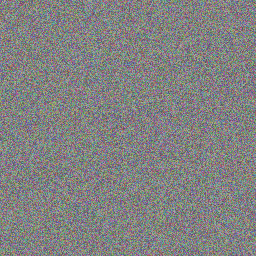
#> input picture true_dwt_test.png, 256 x 256 px
$ python dwt_algorithm.py
#> lines starting #> are read from the running program, lines starting #| are printed output that depends on the picture
import numpy as np
import cv2
import time
import pywt
from skimage.metrics import structural_similarity as ssim
import os


class DWTSteganography:
    def __init__(self):
        self.wavelet = 'haar'
        self.mode = 'periodization'
        self.embedding_strength = 4.0  # Δ for quantization
        self.embed_channel = 0  # Blue channel
        self.quantization_step = 32.0  # Q step for true DWT embedding. Increased for robustness.

    def _ensure_dwt_compatible_size(self, image):
        """Ensure image dimensions are compatible with 2-level DWT"""
        h, w = image.shape[:2]
        # For 2-level DWT, dimensions must be divisible by 4
        new_h = (h // 4) * 4
        new_w = (w // 4) * 4

        if new_h != h or new_w != w:
            image = image[:new_h, :new_w]
            print(f"DEBUG: Resized from {h}x{w} to {new_h}x{new_w} for DWT compatibility")

        return image

    def text_to_binary(self, text: str) -> str:
        return ''.join(format(byte, '08b') for byte in text.encode('utf-8'))

    def binary_to_text(self, binary: str) -> str:
        if len(binary) % 8 != 0:
            return "Error: Binary string length is not a multiple of 8"
        try:
            b = bytearray(int(binary[i:i+8], 2) for i in range(0, len(binary), 8))
            # Use 'strict' to catch errors, which indicates corruption
            return b.decode('utf-8', errors='strict').rstrip('\x00')
        except UnicodeDecodeError:
            return "Error: Failed to decode UTF-8 string. Data may be corrupt."
        except Exception as e:
            return f"Error: Extraction failed during binary to text conversion: {e}"

    def _dwt_quantization_embed(self, coeff, bit, Q):
        """Quantization Index Modulation (QIM) embedding with dithers.
        Uses two cosets separated by Q/2: d0=0 for bit 0, d1=Q/2 for bit 1.
        """
        dither = 0.0 if bit == '0' else (Q / 2.0)
        return Q * np.round((coeff - dither) / Q) + dither

    def _dwt_quantization_extract(self, coeff, Q):
        """QIM extraction: decide which dithered lattice the coeff is closer to."""
        # Distance to bit 0 lattice (dither = 0)
        recon0 = Q * np.round(coeff / Q)
        dist0 = abs(coeff - recon0)
        # Distance to bit 1 lattice (dither = Q/2)
        recon1 = Q * np.round((coeff - (Q / 2.0)) / Q) + (Q / 2.0)
        dist1 = abs(coeff - recon1)
        return '1' if dist1 < dist0 else '0'

    # [26 lines left out: functions _adaptive_quantization_embed, _adaptive_quantization_extract, not called in this run]

    def embed_text(self, image_path: str, secret_text: str):
        """True DWT steganography embedding"""
#> called with image_path = 'true_dwt_test.png', secret_text = 'DWT'
        start_time = time.time()

        print(f"DEBUG: Embedding '{secret_text}' using TRUE DWT steganography")

        image = cv2.imread(image_path)
#> image is the input picture: shape (256, 256, 3); mean B, G, R 129.4, 129.6, 129.5
        if image is None:
            raise ValueError("Could not read image")

        # Ensure DWT-compatible dimensions
        image = self._ensure_dwt_compatible_size(image)
        original_image = image.copy()

        # Work with floating point
        float_image = image.astype(np.float64)
        channel = float_image[:, :, self.embed_channel]
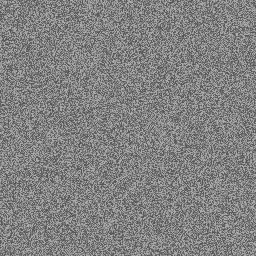
#> channel: shape (256, 256) float64; min 80, max 179, mean 129.4

        # Prepare message with length header
        text_binary = self.text_to_binary(secret_text)
        text_length_in_bytes = len(text_binary) // 8
        header = format(text_length_in_bytes, '024b')  # 24-bit header for byte length
        full_message = header + text_binary

        print(f"DEBUG: Message length: {len(full_message)} bits")
        print(f"DEBUG: Header: {header} (text length in bytes: {text_length_in_bytes})")

        # 2-level DWT decomposition (TRUE DWT)
        coeffs = pywt.wavedec2(channel, self.wavelet, level=2, mode=self.mode)
#> coeffs = 3 items

        # Extract subbands: [cA2, (cH2, cV2, cD2), (cH1, cV1, cD1)]
        cA2 = coeffs[0]
        cH2, cV2, cD2 = coeffs[1]  # Level 2 details
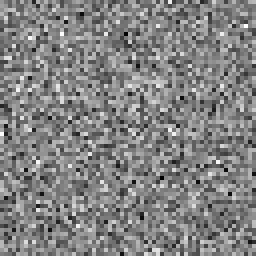
#> cH2: shape (64, 64) float64 (shown 4 times larger); min -98.5, max 92.5, mean -0.3; drawn with min black and max white
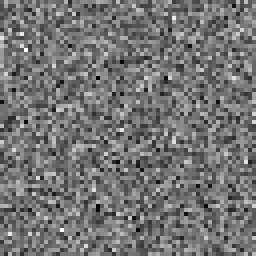
#> cV2: shape (64, 64) float64 (shown 4 times larger); min -94.75, max 113, mean 0.1; drawn with min black and max white
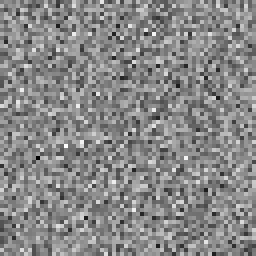
#> cD2: shape (64, 64) float64 (shown 4 times larger); min -112.8, max 97.25, mean -0.3; drawn with min black and max white
        cH1, cV1, cD1 = coeffs[2]  # Level 1 details
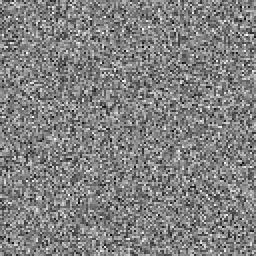
#> cH1: shape (128, 128) float64 (shown 2 times larger); min -93, max 91, mean 0.3; drawn with min black and max white
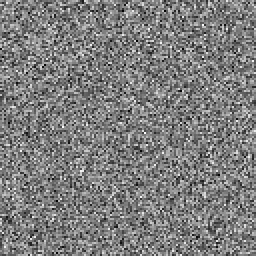
#> cV1: shape (128, 128) float64 (shown 2 times larger); min -88, max 90, mean 0; drawn with min black and max white
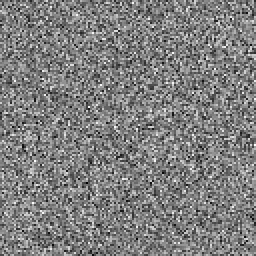
#> cD1: shape (128, 128) float64 (shown 2 times larger); min -89.5, max 90, mean 0.1; drawn with min black and max white

        # Use mid-frequency coefficients (cH2) for embedding - standard in DWT steganography
        embed_coeffs = cH2.flatten()
#> embed_coeffs = 4096 values, max 92.5 at index 445, min -98.5 at index 2856, mean -0.332
        print(f"DEBUG: Available mid-frequency coefficients: {len(embed_coeffs)}")
#| DEBUG: Available mid-frequency coefficients: 4096

        if len(full_message) > len(embed_coeffs):
            raise ValueError(f"Message too long for DWT capacity: {len(full_message)} > {len(embed_coeffs)}")

        # True DWT embedding using quantization
        modified_coeffs = embed_coeffs.copy()
#> modified_coeffs has the same summary as embed_coeffs
        base_Q = self.quantization_step

        for i, bit in enumerate(full_message):
            # Use fixed quantization for robustness
            modified_coeffs[i] = self._dwt_quantization_embed(
                embed_coeffs[i], bit, base_Q
            )
#> after the loop, modified_coeffs = 4096 values, max 92.5 at index 445, min -98.5 at index 2856, mean -0.329

        # Reconstruct DWT with modified coefficients
        modified_cH2 = modified_coeffs.reshape(cH2.shape)
        modified_coeffs_struct = [cA2, (modified_cH2, cV2, cD2), (cH1, cV1, cD1)]

        # Inverse DWT
        stego_channel = pywt.waverec2(modified_coeffs_struct, self.wavelet, mode=self.mode)

        # Handle reconstruction size differences
        if stego_channel.shape != channel.shape:
            min_h = min(stego_channel.shape[0], channel.shape[0])
            min_w = min(stego_channel.shape[1], channel.shape[1])
            stego_channel = stego_channel[:min_h, :min_w]
            float_image = float_image[:min_h, :min_w]

        # Update stego image
        float_image[:, :, self.embed_channel] = stego_channel
        stego_image = np.clip(float_image, 0, 255).astype(np.uint8)

        embedding_time = time.time() - start_time

        # Calculate metrics
        metrics = self.calculate_real_metrics(original_image, stego_image)
#> in calculate_real_metrics, `mse = np.mean((orig_f - steg_f) ** 2)`: mse = 0.0255
#> in calculate_real_metrics, `psnr = 100.0 if mse == 0 else 20 * np.log10(255.0 / np.sqrt(mse))`: psnr = 64.07
#> in calculate_real_metrics, `ssim_val = np.mean([ssim(original[:, :, i], stego[:, :, i], data_range..`: ssim_val = 1
#> metrics = {'mse': 0.0255, 'psnr': 64.07, 'snr': 64.07, 'ssim': 1}
        metrics.update({
            'embedding_time': embedding_time,
            'text_length': text_length_in_bytes,
            'bits_embedded': len(full_message),
            'capacity': len(embed_coeffs),
            'capacity_usage': (len(full_message) / len(embed_coeffs)) * 100,
            'wavelet': self.wavelet,
            'embedding_channel': 'Blue',
            'embedding_strength': self.embedding_strength,
            'dwt_levels': 2,
            'embedding_domain': 'Mid-frequency DWT coefficients (cH2)'
        })

        print(f"DEBUG: True DWT embedding complete - PSNR: {metrics['psnr']:.2f} dB")
#| DEBUG: True DWT embedding complete - PSNR: 64.07 dB
        return stego_image, metrics

    def extract_text(self, stego_image_path: str):
        """True DWT steganography extraction"""
        start_time = time.time()

        try:
            print(f"DEBUG: Extracting using TRUE DWT steganography from {stego_image_path}")

            stego_image = cv2.imread(stego_image_path)
            if stego_image is None:
                return "Error: Could not read stego image", 0.0

            # Ensure DWT-compatible dimensions
            stego_image = self._ensure_dwt_compatible_size(stego_image)
            channel = stego_image[:, :, self.embed_channel].astype(np.float64)

            # 2-level DWT decomposition (same as embedding)
            coeffs = pywt.wavedec2(channel, self.wavelet, level=2, mode=self.mode)
            cH2 = coeffs[1][0]  # Mid-frequency coefficients

            extract_coeffs = cH2.flatten()
            print(f"DEBUG: Extracting from {len(extract_coeffs)} coefficients")

            # Extract header (24 bits)
            header_bits = []
            base_Q = self.quantization_step

            for i in range(24):
                if i >= len(extract_coeffs):
                    return "Error: Not enough coefficients for header", time.time() - start_time

                # Use fixed quantization for robustness
                bit = self._dwt_quantization_extract(extract_coeffs[i], base_Q)
                header_bits.append(bit)

            header_str = ''.join(header_bits)
            print(f"DEBUG: Extracted header: {header_str}")

            try:
                text_length_in_bytes = int(header_str, 2)
                print(f"DEBUG: Decoded text length: {text_length_in_bytes} bytes")
            except ValueError:
                return "Error: Invalid header format", time.time() - start_time

            # Set a reasonable limit for message size in bytes
            if text_length_in_bytes <= 0 or text_length_in_bytes > len(extract_coeffs):
                return f"Error: Invalid text length in header: {text_length_in_bytes} bytes", time.time() - start_time

            # Extract message bits
            message_bits = []
            required_bits = text_length_in_bytes * 8

            if 24 + required_bits > len(extract_coeffs):
                return "Error: Not enough coefficients for full message", time.time() - start_time

            for i in range(24, 24 + required_bits):
                if i >= len(extract_coeffs):
                    return "Error: Not enough coefficients for full message", time.time() - start_time
                # Use fixed quantization for robustness
                bit = self._dwt_quantization_extract(extract_coeffs[i], base_Q)
                message_bits.append(bit)

            message_binary = ''.join(message_bits)
            extracted_text = self.binary_to_text(message_binary)

            print(f"DEBUG: Successfully extracted: '{extracted_text}'")

            extraction_time = time.time() - start_time
            return extracted_text, extraction_time

        except Exception as e:
            print(f"DEBUG: Extraction error: {e}")
            import traceback
            traceback.print_exc()
            return f"Error: {str(e)}", time.time() - start_time

    def calculate_real_metrics(self, original, stego):
        """Calculate image quality metrics"""
        if original.shape != stego.shape:
            min_h = min(original.shape[0], stego.shape[0])
            min_w = min(original.shape[1], stego.shape[1])
            original = original[:min_h, :min_w]
            stego = stego[:min_h, :min_w]

        orig_f = original.astype(np.float64)
        steg_f = stego.astype(np.float64)

        mse = np.mean((orig_f - steg_f) ** 2)
        psnr = 100.0 if mse == 0 else 20 * np.log10(255.0 / np.sqrt(mse))

        if len(original.shape) == 3:
            ssim_val = np.mean([ssim(original[:, :, i], stego[:, :, i], data_range=255) for i in range(3)])
        else:
            ssim_val = ssim(original, stego, data_range=255)

        return {'mse': float(mse), 'psnr': float(psnr), 'snr': float(psnr), 'ssim': float(ssim_val)}

    # [19 lines left out: function analyze_image, not called in this run]

    def save_stego_image(self, stego_array, output_path):
        """Save stego image with maximum quality preservation"""
        try:
            # PNG with no compression to preserve DWT coefficients
            success = cv2.imwrite(output_path, stego_array, [cv2.IMWRITE_PNG_COMPRESSION, 0])
            return success
        except Exception as e:
            print(f"Error saving image: {e}")
            return False

    # [4 lines left out: function detect_steganography, not called in this run]


# Test the TRUE DWT implementation
if __name__ == "__main__":
    print("Testing TRUE DWT Steganography (Mathematically Correct)")
    print("=" * 60)

    dwt = DWTSteganography()

    # Create a proper test image
    test_image = "true_dwt_test.png"
    if not os.path.exists(test_image):
        # Create 256x256 image (divisible by 4 for 2-level DWT)
        test_img = np.random.randint(80, 180, (256, 256, 3), dtype=np.uint8)
        cv2.imwrite(test_image, test_img)
        print(f"Created test image: {test_image}")

    try:
        # Test with proper DWT steganography
        secret = "DWT"  # Start simple
        print(f"\nTesting TRUE DWT with message: '{secret}'")

        # Embed using true DWT
        stego, metrics = dwt.embed_text(test_image, secret)
#> metrics = 14 items
        print(f" True DWT embedding successful")
        print(f"  PSNR: {metrics['psnr']:.2f} dB")
#|   PSNR: 64.07 dB
        print(f"  Embedding domain: {metrics['embedding_domain']}")
#|   Embedding domain: Mid-frequency DWT coefficients (cH2)
        print(f"  DWT levels: {metrics['dwt_levels']}")
#|   DWT levels: 2

        # Save stego image
        output = "true_dwt_stego.png"
        if dwt.save_stego_image(stego, output):
            print(f"✓ Saved to: {output}")

            # Extract using true DWT
            extracted, time_taken = dwt.extract_text(output)
#> in extract_text, `coeffs = pywt.wavedec2(channel, self.wavelet, level=2, mode=self.mode)`: coeffs = 3 items
#> in extract_text, `extract_coeffs = cH2.flatten()`: extract_coeffs = 4096 values, max 92.5 at index 445, min -98.5 at index 2856, mean -0.328
#| DEBUG: Extracting from 4096 coefficients
#> the loop in extract_text, `for i in range(24):` made 24 passes
#> (recon0 in _dwt_quantization_extract, dist0 in _dwt_quantization_extract, recon1 in _dwt_quantization_extract, dist1 in _dwt_quantization_extract, bit) on passes 1 to 12: (0, 0.25, 16, 15.75, '0'), (0, 0.5, -16, 15.5, '0'), (-32, 1.5, -48, 14.5, '0'), (0, 0.75, 16, 15.25, '0'), (-32, 1.25, -48, 14.75, '0'), (32, 1.75, 48, 14.25, '0'), (-32, 0.25, -48, 15.75, '0'), (0, 1, 16, 15, '0'), (-64, 0.75, -80, 15.25, '0'), (32, 0.25, 48, 15.75, '0'), (0, 1.75, -16, 14.25, '0'), (32, 1.25, 48, 14.75, '0')
#> after the loop in extract_text, `for i in range(24):`: header_bits = ['0', '0', '0', '0', '0', '0', '0', '0', '0', '0', '0', '0', '0', '0', '0', '0', '0', '0', '0', '0', '0', '0', '1', '1']
#| DEBUG: Extracted header: 000000000000000000000011
#> in extract_text, `text_length_in_bytes = int(header_str, 2)`: text_length_in_bytes = 3
#| DEBUG: Decoded text length: 3 bytes
#> in extract_text, `required_bits = text_length_in_bytes * 8`: required_bits = 24
#> the loop in extract_text, `for i in range(24, 24 + required_bits):` made 24 passes
#> (recon0 in _dwt_quantization_extract, dist0 in _dwt_quantization_extract, recon1 in _dwt_quantization_extract, dist1 in _dwt_quantization_extract, bit) on passes 1 to 12: (0, 1.5, -16, 14.5, '0'), (-32, 14.25, -16, 1.75, '1'), (0, 0.25, 16, 15.75, '0'), (-32, 0.75, -16, 15.25, '0'), (-64, 1.75, -48, 14.25, '0'), (-32, 16, -16, 3.2e-14, '1'), (0, 1, -16, 15, '0'), (-32, 1.75, -48, 14.25, '0'), (32, 0.25, 16, 15.75, '0'), (0, 15.5, 16, 0.5, '1'), (-32, 1.75, -48, 14.25, '0'), (0, 15, 16, 1, '1')
#> after the loop in extract_text, `for i in range(24, 24 + required_bits):`: message_bits = ['0', '1', '0', '0', '0', '1', '0', '0', '0', '1', '0', '1', '0', '1', '1', '1', '0', '1', '0', '1', '0', '1', '0', '0']
#> in extract_text, `extracted_text = self.binary_to_text(message_binary)`: extracted_text = 'DWT'
#| DEBUG: Successfully extracted: 'DWT'
#> extracted = 'DWT'; time_taken = 0.0226
            print(f"✓ Extraction completed in {time_taken:.3f}s")
#| ✓ Extraction completed in 0.023s
            print(f"  Extracted: '{extracted}'")
#|   Extracted: 'DWT'
            print(f"  Correct: {extracted == secret}")
#|   Correct: True

            if extracted == secret:
                print("\nTRUE DWT STEGANOGRAPHY WORKING CORRECTLY!")
            else:
                print(f"\nMismatch - Expected: '{secret}', Got: '{extracted}'")
        else:
            print("Failed to save stego image")

    except Exception as e:
        print(f"Test failed: {e}")
        import traceback
        traceback.print_exc()

    print("\nAlgorithm Details:")
    print("- 2-level Haar DWT decomposition")
    print("- Mid-frequency coefficient embedding (cH2)")
    print("- Adaptive quantization-based modification")
    print("- Mathematically sound DWT steganography")

$ run again, with comparison_test.png copied over true_dwt_test.png
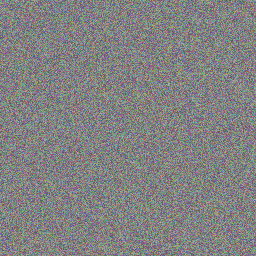
#> input picture comparison_test.png, 256 x 256 px
#> in embed_text, image is the input picture: shape (256, 256, 3); mean B, G, R 129.5, 129.4, 129.4
#> in embed_text, `channel = float_image[:, :, self.embed_channel]`:
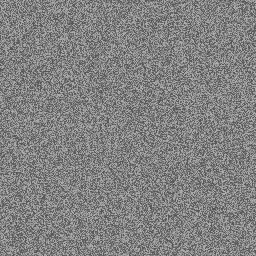
#> channel: shape (256, 256) float64; min 80, max 179, mean 129.5
#> in embed_text, `coeffs = pywt.wavedec2(channel, self.wavelet, level=2, mode=self.mode)`: coeffs = 3 items
#> in embed_text, `cH1, cV1, cD1 = coeffs[2]`:
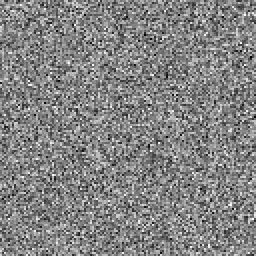
#> cD1: shape (128, 128) float64 (shown 2 times larger); min -90.5, max 85, mean 0.2; drawn with min black and max white
#> embed_coeffs = 4096 values, max 113.8 at index 3377, min -102.8 at index 1486, mean 0.805
#| DEBUG: Available mid-frequency coefficients: 4096
#> in embed_text, `modified_coeffs = embed_coeffs.copy()`: modified_coeffs has the same summary as embed_coeffs
#> after the loop in embed_text, `for i, bit in enumerate(full_message):`: modified_coeffs = 4096 values, max 113.8 at index 3377, min -102.8 at index 1486, mean 0.785
#> mse = 0.0223
#> psnr = 64.64
#> ssim_val = 1
#> in embed_text, `metrics = self.calculate_real_metrics(original_image, stego_image)`: metrics = {'mse': 0.0223, 'psnr': 64.64, 'snr': 64.64, 'ssim': 1}
#| DEBUG: True DWT embedding complete - PSNR: 64.64 dB
#> `stego, metrics = dwt.embed_text(test_image, secret)`: metrics = 14 items
#|   PSNR: 64.64 dB
#|   Embedding domain: Mid-frequency DWT coefficients (cH2)
#|   DWT levels: 2
#> in extract_text, `coeffs = pywt.wavedec2(channel, self.wavelet, level=2, mode=self.mode)`: coeffs = 3 items
#> extract_coeffs = 4096 values, max 113.8 at index 3377, min -102.8 at index 1486, mean 0.787
#| DEBUG: Extracting from 4096 coefficients
#> the loop in extract_text, `for i in range(24):` made 24 passes
#> (recon0 in _dwt_quantization_extract, dist0 in _dwt_quantization_extract, recon1 in _dwt_quantization_extract, dist1 in _dwt_quantization_extract, bit) on passes 1 to 8: (64, 1.42e-14, 80, 16, '0'), (32, 1.5, 48, 14.5, '0'), (0, 0.25, -16, 15.75, '0'), (32, 1.75, 48, 14.25, '0'), (0, 1.5, 16, 14.5, '0'), (0, 4.02e-14, 16, 16, '0'), (32, 1.75, 48, 14.25, '0'), (-32, 0.5, -16, 15.5, '0')
#> after the loop in extract_text, `for i in range(24):`: header_bits = ['0', '0', '0', '0', '0', '0', '0', '0', '0', '0', '0', '0', '0', '0', '0', '0', '0', '0', '0', '0', '0', '0', '1', '1']
#| DEBUG: Extracted header: 000000000000000000000011
#> text_length_in_bytes = 3
#| DEBUG: Decoded text length: 3 bytes
#> required_bits = 24
#> the loop in extract_text, `for i in range(24, 24 + required_bits):` made 24 passes
#> (recon0 in _dwt_quantization_extract, dist0 in _dwt_quantization_extract, recon1 in _dwt_quantization_extract, dist1 in _dwt_quantization_extract, bit) on passes 1 to 8: (-32, 5.68e-14, -16, 16, '0'), (0, 15.25, 16, 0.75, '1'), (-32, 1, -48, 15, '0'), (-32, 0.5, -48, 15.5, '0'), (32, 1, 48, 15, '0'), (-64, 14.25, -48, 1.75, '1'), (32, 0.25, 48, 15.75, '0'), (0, 1.5, 16, 14.5, '0')
#> after the loop in extract_text, `for i in range(24, 24 + required_bits):`: message_bits = ['0', '1', '0', '0', '0', '1', '0', '0', '0', '1', '0', '1', '0', '1', '1', '1', '0', '1', '0', '1', '0', '1', '0', '0']
#> extracted_text = 'DWT'
#| DEBUG: Successfully extracted: 'DWT'
#> time_taken = 0.0257
#| ✓ Extraction completed in 0.026s
#|   Extracted: 'DWT'
#|   Correct: True

$ run again, with synthetic_test_0.png copied over true_dwt_test.png
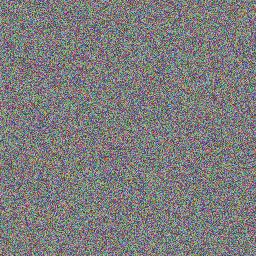
#> input picture synthetic_test_0.png, 256 x 256 px
#> in embed_text, image is the input picture: shape (256, 256, 3); mean B, G, R 124.4, 124.2, 124.7
#> in embed_text, `channel = float_image[:, :, self.embed_channel]`:
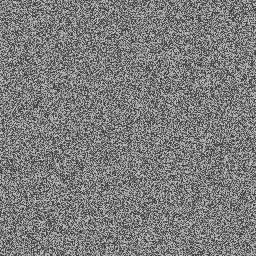
#> channel: shape (256, 256) float64; min 50, max 199, mean 124.4
#> in embed_text, `coeffs = pywt.wavedec2(channel, self.wavelet, level=2, mode=self.mode)`: coeffs = 3 items
#> in embed_text, `cH1, cV1, cD1 = coeffs[2]`:
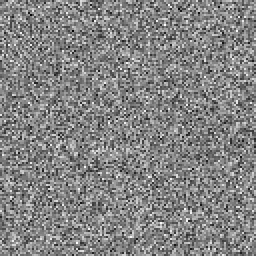
#> cD1: shape (128, 128) float64 (shown 2 times larger); min -143.5, max 134, mean 0.2; drawn with min black and max white
#> embed_coeffs = 4096 values, max 172.3 at index 1256, min -145.5 at index 2822, mean -0.744
#| DEBUG: Available mid-frequency coefficients: 4096
#> in embed_text, `modified_coeffs = embed_coeffs.copy()`: modified_coeffs has the same summary as embed_coeffs
#> after the loop in embed_text, `for i, bit in enumerate(full_message):`: modified_coeffs = 4096 values, max 172.3 at index 1256, min -145.5 at index 2822, mean -0.747
#> mse = 0.0195
#> psnr = 65.22
#> ssim_val = 1
#> in embed_text, `metrics = self.calculate_real_metrics(original_image, stego_image)`: metrics = {'mse': 0.0195, 'psnr': 65.22, 'snr': 65.22, 'ssim': 1}
#| DEBUG: True DWT embedding complete - PSNR: 65.22 dB
#> `stego, metrics = dwt.embed_text(test_image, secret)`: metrics = 14 items
#|   PSNR: 65.22 dB
#|   Embedding domain: Mid-frequency DWT coefficients (cH2)
#|   DWT levels: 2
#> in extract_text, `coeffs = pywt.wavedec2(channel, self.wavelet, level=2, mode=self.mode)`: coeffs = 3 items
#> extract_coeffs = 4096 values, max 173 at index 1256, min -145.5 at index 2822, mean -0.748
#| DEBUG: Extracting from 4096 coefficients
#> the loop in extract_text, `for i in range(24):` made 24 passes
#> (recon0 in _dwt_quantization_extract, dist0 in _dwt_quantization_extract, recon1 in _dwt_quantization_extract, dist1 in _dwt_quantization_extract, bit) on passes 1 to 8: (-32, 1.25, -16, 14.75, '0'), (32, 1.5, 16, 14.5, '0'), (0, 0, 16, 16, '0'), (-32, 1.42e-14, -48, 16, '0'), (-128, 0.25, -112, 15.75, '0'), (0, 0.75, -16, 15.25, '0'), (0, 1.75, 16, 14.25, '0'), (0, 1.5, 16, 14.5, '0')
#> after the loop in extract_text, `for i in range(24):`: header_bits = ['0', '0', '0', '0', '0', '0', '0', '0', '0', '0', '0', '0', '0', '0', '0', '0', '0', '0', '0', '0', '0', '0', '1', '1']
#| DEBUG: Extracted header: 000000000000000000000011
#> text_length_in_bytes = 3
#| DEBUG: Decoded text length: 3 bytes
#> required_bits = 24
#> the loop in extract_text, `for i in range(24, 24 + required_bits):` made 24 passes
#> (recon0 in _dwt_quantization_extract, dist0 in _dwt_quantization_extract, recon1 in _dwt_quantization_extract, dist1 in _dwt_quantization_extract, bit) on passes 1 to 8: (0, 0.75, -16, 15.25, '0'), (96, 14.25, 80, 1.75, '1'), (96, 0.75, 80, 15.25, '0'), (-96, 0.5, -80, 15.5, '0'), (0, 0.75, 16, 15.25, '0'), (-96, 16, -80, 4.26e-14, '1'), (0, 1, -16, 15, '0'), (0, 0.25, 16, 15.75, '0')
#> after the loop in extract_text, `for i in range(24, 24 + required_bits):`: message_bits = ['0', '1', '0', '0', '0', '1', '0', '0', '0', '1', '0', '1', '0', '1', '1', '1', '0', '1', '0', '1', '0', '1', '0', '0']
#> extracted_text = 'DWT'
#| DEBUG: Successfully extracted: 'DWT'
#> time_taken = 0.0146
#| ✓ Extraction completed in 0.015s
#|   Extracted: 'DWT'
#|   Correct: True
